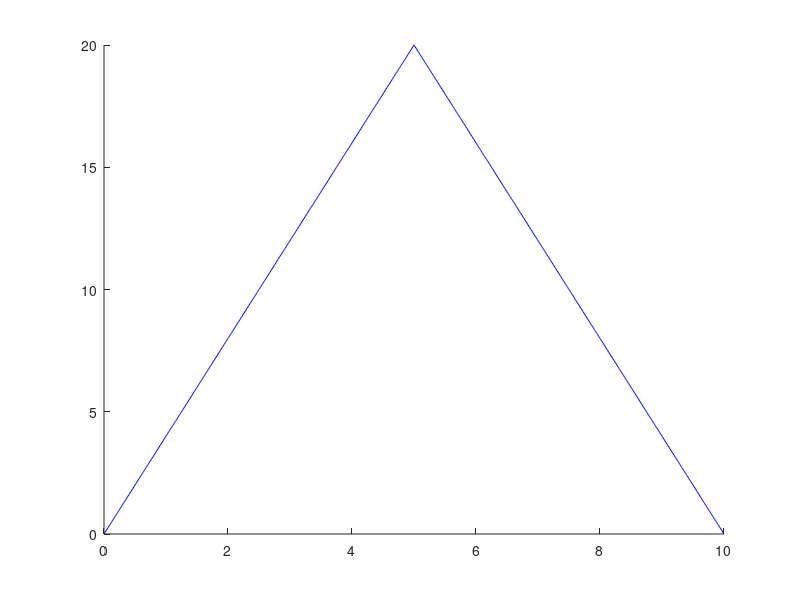

This figure's MATLAB source: (Note: this script raises an error after producing the figure.)
% ON if Uout > Ulim
% OFF if Uout > Ulim && time from ON > to

clc
clear

R1 = 100e3;
R2 = 100e3;
C = 10e-6;

tstep = 0.01;
start = 0;
stop = 10;
t = (start:tstep:stop);
Nt = -(start-stop)/tstep+1;

Ulim = 8;
%Наклон треугольного импульса
k = 4;
to = 300;

%Счётчики циклов
first = 0;
second = 0;

%Кривое создание треугольного импульса
Uin = t(1 : Nt/2)*k;
Uin(Nt/2 : Nt) = t(Nt/2 : Nt)*(-k) + 40;
Uout = zeros(1,Nt);

for i = 1 : Nt-1
    if Uout(i) < Ulim 
        Uout(i+1) = tstep/(R1*C) * (Uin(i) - Uout(i)) + Uout(i);
        first = first + 1;
        
    elseif Uout(i) > Ulim 
        for j = i-1 : 300 %Неясно, какая нужна правая граница
            Uout(j+1) = tstep/(R1*C) * (Uin(j) - Uout(j)) - tstep/(R2*C)*Uout(j) + ... 
            + Uout(j);   
        end
        second = second + 1;
    end
end

hold on
plot(t,Uin, 'b')
yline (Ulim)
plot(t, Uout, 'r');






















